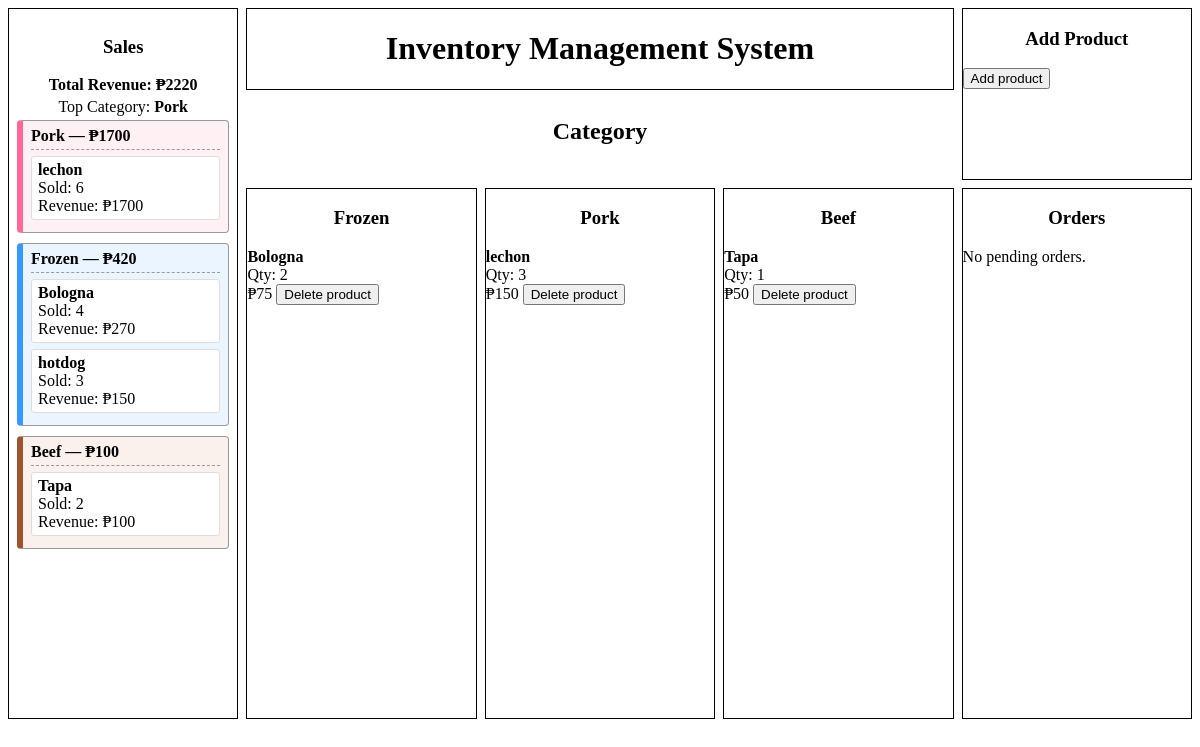
/Admin_dashboard/admin_dashboard.php, run on the app's committed database.
### tables this page shows
CREATE TABLE `products_tbl` (
  `id` int(100) NOT NULL,
  `product_name` varchar(255) NOT NULL,
  `price` int(100) NOT NULL,
  `quantity` int(100) NOT NULL,
  `category` enum('Frozen','Pork','Beef') NOT NULL,
  `status` enum('pending','accepted') NOT NULL
);

### Admin_dashboard/admin.php (called while the page is built, shortened)
<?php
function getProductsByCategory($conn) {
    $sql = "SELECT id, product_name, category, price, quantity FROM products_tbl WHERE status = 'accepted' AND quantity > 0 ORDER BY category, product_name";
    $result = $conn->query($sql);
    $products = [
        "Frozen" => [],
        "Pork"   => [],
        "Beef"   => []
    ];
    if ($result && $result->num_rows > 0) {
        while ($row = $result->fetch_assoc()) {
            $cat = $row['category'];
            if (isset($products[$cat])) {
                $products[$cat][] = $row;
            }
        }
    }
    return $products;
}
function getSales($conn) {
    $sql = "SELECT p.category, p.product_name,
                   SUM(o.quantity) AS quantity_sold,
                   SUM(o.quantity * p.price) AS total_sales
            FROM orders_tbl o
            JOIN products_tbl p ON o.product_id = p.id
            WHERE o.status = 'accepted'
            GROUP BY p.category, p.product_name
            ORDER BY p.category, total_sales DESC";
    $result = $conn->query($sql);
    $sales = [
        "Frozen" => [],
        "Pork"   => [],
        "Beef"   => []
    ];
    if ($result && $result->num_rows > 0) {
        while ($row = $result->fetch_assoc()) {
            $cat = $row['category'];
            if (isset($sales[$cat])) {
                $sales[$cat][] = $row;
            }
        }
    }
    return $sales;
}
?>

### Admin_dashboard/admin_dashboard.php (the view, shortened to what this page needs)
<?php
    require "admin.php";
    $products = getProductsByCategory($conn);
    $orders = getPendingOrders($conn);
    $sales = getSales($conn);
    $categoryTotals = [];
    foreach ($sales as $cat => $items) {
        $categoryTotals[$cat] = array_sum(array_column($items, 'total_sales'));
    }
    $totalRevenue = array_sum($categoryTotals);
    $topCategory = null;
    if ($totalRevenue > 0) {
        arsort($categoryTotals);
        $topCategory = array_key_first($categoryTotals);
    }
?>
<!DOCTYPE html>
<html lang="en">
<head>
    <link rel="stylesheet" href="admin.css">
</head>
<body>
<div class="parent">
    <div class="title">
        <h1>Inventory Management System</h1>
    </div>
    <div class="menu">
        <h3>Sales</h3>
        <?php if ($totalRevenue == 0): ?>
            <p>No sales yet.</p>
        <?php else: ?>
            <p class="sales-summary"><strong>Total Revenue: ₱<?php echo htmlspecialchars($totalRevenue); ?></strong></p>
            <p class="sales-summary">Top Category: <strong><?php echo htmlspecialchars($topCategory); ?></strong></p>
            <?php foreach ($categoryTotals as $cat => $catTotal): ?>
                <div class="sales-category sales-category-<?php echo strtolower(htmlspecialchars($cat)); ?>">
                    <h4><?php echo htmlspecialchars($cat); ?> — ₱<?php echo htmlspecialchars($catTotal); ?></h4>
                    <?php if (empty($sales[$cat])): ?>
                        <p>No sales yet.</p>
                    <?php else: ?>
                        <?php foreach ($sales[$cat] as $item): ?>
                            <div class="product-item">
                                <strong><?php echo htmlspecialchars($item['product_name']); ?></strong><br>
                                Sold: <?php echo htmlspecialchars($item['quantity_sold']); ?><br>
                                Revenue: ₱<?php echo htmlspecialchars($item['total_sales']); ?>
                            </div>
                        <?php endforeach; ?>
                    <?php endif; ?>
                </div>
            <?php endforeach; ?>
        <?php endif; ?>
    </div>
    <div class="cat1">
        <h3>Frozen</h3>
        <?php foreach ($products["Frozen"] as $item): ?>
            <div class="product-item">
                <strong><?php echo htmlspecialchars($item['product_name']); ?></strong><br>
                Qty: <?php echo htmlspecialchars($item['quantity']); ?><br>
                ₱<?php echo htmlspecialchars($item['price']); ?>
                <button class="deleteProduct" data-id="<?php echo $item['id']; ?>">Delete product</button>
            </div>
        <?php endforeach; ?>
    </div>
    <div class="cat2">
        <h3>Pork</h3>
        <?php foreach ($products["Pork"] as $item): ?>
            <div class="product-item">
                <strong><?php echo htmlspecialchars($item['product_name']); ?></strong><br>
                Qty: <?php echo htmlspecialchars($item['quantity']); ?><br>
                ₱<?php echo htmlspecialchars($item['price']); ?>
                <button class="deleteProduct" data-id="<?php echo $item['id']; ?>">Delete product</button>
            </div>
        <?php endforeach; ?>
    </div>
    <div class="cat3">
        <h3>Beef</h3>
        <?php foreach ($products["Beef"] as $item): ?>
            <div class="product-item">
                <strong><?php echo htmlspecialchars($item['product_name']); ?></strong><br>
                Qty: <?php echo htmlspecialchars($item['quantity']); ?><br>
                ₱<?php echo htmlspecialchars($item['price']); ?>
                <button class="deleteProduct" data-id="<?php echo $item['id']; ?>">Delete product</button>
            </div>
        <?php endforeach; ?>
    </div>
    <div class="addProduct">
        <h3>Add Product</h3>
        <button id="addProduct">Add product</button>
    </div>
    <div id="categoryTitle">
        <h2>Category</h2>
    </div>
    <div class="pending">
        <h3>Orders</h3>
        <?php if (empty($orders)): ?>
            <p>No pending orders.</p>
        <?php endif; ?>
    </div>
</div>
</body>
</html>

### Admin_dashboard/admin.css (style rules this page uses)
.parent { display: grid; grid-template-columns: repeat(5, 1fr); grid-template-rows: repeat(8, 1fr); gap: 8px; }
.parent h3 { display: flex; justify-content: center; align-items: center; }
.title { grid-column: span 3 / span 3; grid-column-start: 2; grid-row-start: 1; border: 1px solid black; }
.title h1 { display: flex; justify-content: center; align-items: center; }
.menu { grid-row: span 8 / span 8; grid-column-start: 1; grid-row-start: 1; border: 1px solid black; overflow-y: auto; padding: 8px; box-sizing: border-box; }
.sales-summary { margin: 4px 0; text-align: center; }
.sales-category { border: 1px solid #999; border-left: 6px solid #666; border-radius: 4px; margin-bottom: 10px; padding: 6px 8px; background-color: #fafafa; }
.sales-category h4 { margin: 0 0 6px 0; padding-bottom: 4px; border-bottom: 1px dashed #999; }
.sales-category-frozen { border-left-color: #3399ff; background-color: #eaf5ff; }
.sales-category-pork { border-left-color: #ff6699; background-color: #fff0f4; }
.sales-category-beef { border-left-color: #a0522d; background-color: #fbf1ec; }
.sales-category .product-item { margin-bottom: 6px; padding: 4px 6px; background-color: #ffffff; border: 1px solid #ddd; border-radius: 3px; }
.cat1 { grid-row: span 6 / span 6; grid-column-start: 2; grid-row-start: 3; border: 1px solid black; }
.cat2 { grid-row: span 6 / span 6; grid-column-start: 3; grid-row-start: 3; border: 1px solid black; }
.cat3 { grid-row: span 6 / span 6; grid-column-start: 4; grid-row-start: 3; border: 1px solid black; }
.addProduct { grid-row: span 2 / span 2; grid-column-start: 5; grid-row-start: 1; border: 1px solid black; }
#categoryTitle { grid-column: span 3 / span 3; grid-column-start: 2; grid-row-start: 2; }
#categoryTitle h2 { display: flex; align-items: center; justify-content: center; }
.pending { grid-row: span 6 / span 6; grid-column-start: 5; grid-row-start: 3; border: 1px solid black; }

### data on the page
products_tbl: product_name "Bologna", quantity "2", price "75"
products_tbl: product_name "lechon", quantity "3", price "150"
products_tbl: product_name "Tapa", quantity "1", price "50"

### other printed values
$totalRevenue "2220"
$topCategory "Pork"
$cat "Pork"
$catTotal "1700"
$item['product_name'] "lechon"
$item['quantity_sold'] "6"
$item['total_sales'] "1700"
$cat "Frozen"
$catTotal "420"
$item['product_name'] "Bologna"
$item['quantity_sold'] "4"
$item['total_sales'] "270"
$item['product_name'] "hotdog"
$item['quantity_sold'] "3"
$item['total_sales'] "150"
